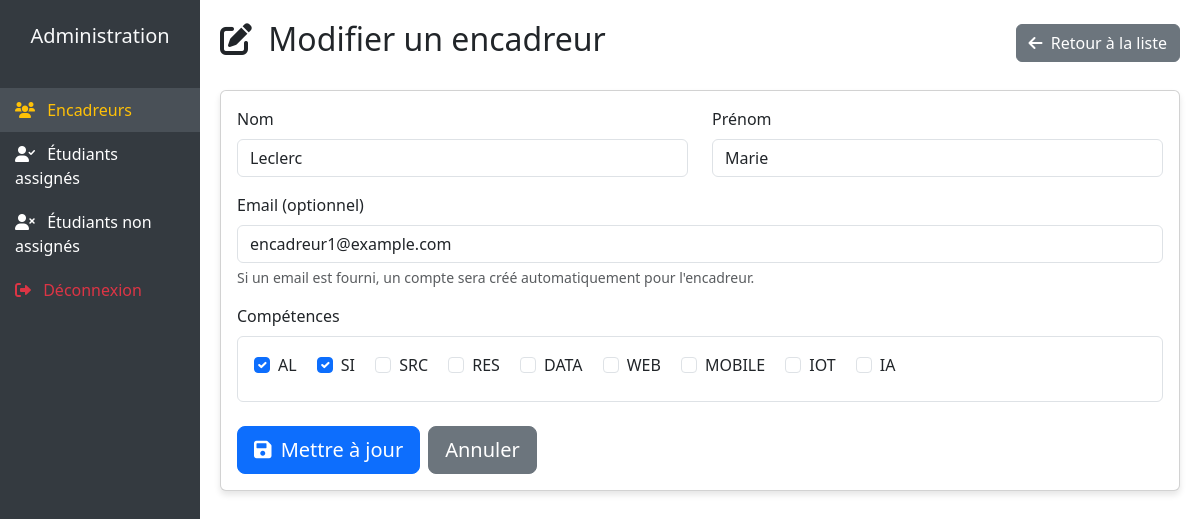
/index.php?controller=admin&action=editEncadreur&id=1 (signed in), run on the app's committed database.
### tables this page shows
CREATE TABLE IF NOT EXISTS encadreurs (
  id INT PRIMARY KEY AUTO_INCREMENT,
  nom VARCHAR(50) NOT NULL,
  prenom VARCHAR(50) NOT NULL,
  email VARCHAR(100) DEFAULT NULL,
  competences VARCHAR(255) DEFAULT NULL,
  mot_de_passe VARCHAR(255) DEFAULT NULL,
  date_creation DATETIME DEFAULT CURRENT_TIMESTAMP
);

### controllers/AdminController.php (called while the page is built, shortened)
<?php
require_once 'models/encadreur.php';
class AdminController {
    public function editEncadreur() {
        $id = filter_input(INPUT_GET, 'id', FILTER_VALIDATE_INT);
        try {
            $encadreur = Encadreur::getById($id);
            require 'views/admin/encadreur_form.php';
        } catch (Exception $e) {
            $_SESSION['flash_message'] = "Erreur: " . $e->getMessage();
            header('Location: index.php?controller=admin&action=encadreurs');
            exit;
        }
    }
}
?>

### models/encadreur.php (called while the page is built, shortened)
<?php
class Encadreur {
    public static function getById($id) {
        $db = Database::getConnection();
        $stmt = $db->prepare("SELECT * FROM encadreurs WHERE id = ?");
        $stmt->execute([$id]);
        $encadreur = $stmt->fetch(PDO::FETCH_ASSOC);
        return $encadreur;
    }
}

### views/admin/encadreur_form.php (the view, shortened to what this page needs)
<!DOCTYPE html>
<html lang="fr">
<head>
    <link href="https://cdn.jsdelivr.net/npm/bootstrap@5.3.0/dist/css/bootstrap.min.css" rel="stylesheet">
    <link rel="stylesheet" href="https://cdnjs.cloudflare.com/ajax/libs/font-awesome/6.0.0/css/all.min.css">
</head>
<body>
    <div class="container-fluid">
        <div class="row">
            <div class="col-md-3 col-lg-2 sidebar p-0">
                <div class="text-center py-4 mb-3">
                    <h5 class="text-light mb-0">Administration</h5>
                </div>
                <ul class="nav flex-column">
                    <li class="nav-item">
                        <a href="index.php?controller=admin&action=encadreurs" class="nav-link active">
                            <i class="fas fa-users me-2"></i> Encadreurs
                        </a>
                    </li>
                    <li class="nav-item">
                        <a href="index.php?controller=admin&action=assignedStudents" class="nav-link">
                            <i class="fas fa-user-check me-2"></i> Étudiants assignés
                        </a>
                    </li>
                    <li class="nav-item">
                        <a href="index.php?controller=admin&action=unassignedStudents" class="nav-link">
                            <i class="fas fa-user-times me-2"></i> Étudiants non assignés
                        </a>
                    </li>
                    <li class="nav-item">
                        <a href="index.php?controller=auth&action=logout" class="nav-link text-danger">
                            <i class="fas fa-sign-out-alt me-2"></i> Déconnexion
                        </a>
                    </li>
                </ul>
            </div>
            <div class="col-md-9 col-lg-10 content">
                <div class="d-flex justify-content-between align-items-center mb-4">
                    <h2>
                        <i class="fas fa-<?= isset($encadreur) ? "edit" : "plus" ?> me-2"></i>
                        <?= isset($encadreur) ? "Modifier un encadreur" : "Ajouter un encadreur" ?>
                    </h2>
                    <a href="index.php?controller=admin&action=encadreurs" class="btn btn-secondary">
                        <i class="fas fa-arrow-left me-1"></i> Retour à la liste
                    </a>
                </div>
                <div class="card">
                    <div class="card-body">
                        <form method="POST" action="index.php?controller=admin&action=<?= isset($encadreur) ? 'updateEncadreur' : 'addEncadreur' ?>">
                            <div class="row mb-3">
                                <div class="col-md-6">
                                    <label for="nom" class="form-label">Nom</label>
                                    <input type="text" class="form-control" name="nom" id="nom"
                                           value="<?= htmlspecialchars($encadreur['nom'] ?? '') ?>" required>
                                </div>
                                <div class="col-md-6">
                                    <label for="prenom" class="form-label">Prénom</label>
                                    <input type="text" class="form-control" name="prenom" id="prenom"
                                           value="<?= htmlspecialchars($encadreur['prenom'] ?? '') ?>" required>
                                </div>
                            </div>
                            <div class="mb-3">
                                <label for="email" class="form-label">Email (optionnel)</label>
                                <input type="email" class="form-control" name="email" id="email"
                                       value="<?= htmlspecialchars($encadreur['email'] ?? '') ?>">
                                <div class="form-text">
                                    Si un email est fourni, un compte sera créé automatiquement pour l'encadreur.
                                </div>
                            </div>
                            <div class="mb-4">
                                <label class="form-label">Compétences</label>
                                <div class="border rounded p-3">
                                    <?php
                                    $selected = isset($encadreur) ? explode(',', $encadreur['competences']) : [];
                                    $allSkills = ['AL', 'SI', 'SRC', 'RES', 'DATA', 'WEB', 'MOBILE', 'IOT', 'IA'];
                                    foreach ($allSkills as $skill):
                                    ?>
                                        <div class="form-check form-check-inline mb-2">
                                            <input class="form-check-input" type="checkbox" name="competences[]"
                                                   value="<?= $skill ?>" id="skill-<?= $skill ?>"
                                                   <?= in_array($skill, $selected) ? 'checked' : '' ?>>
                                            <label class="form-check-label" for="skill-<?= $skill ?>"><?= $skill ?></label>
                                        </div>
                                    <?php endforeach; ?>
                                </div>
                            </div>
                            <div class="d-grid gap-2 d-md-flex">
                                <button type="submit" class="btn btn-primary btn-lg">
                                    <i class="fas fa-save me-1"></i>
                                    <?= isset($encadreur) ? 'Mettre à jour' : 'Ajouter' ?>
                                </button>
                                <a href="index.php?controller=admin&action=encadreurs" class="btn btn-secondary btn-lg">
                                    Annuler
                                </a>
                            </div>
                        </form>
                    </div>
                </div>
            </div>
        </div>
    </div>
</body>
</html>

### views/admin/encadreur_form.php (style rules this page uses)
.sidebar { min-height: 100vh; background-color: #343a40; color: white; }
.sidebar a { color: white; text-decoration: none; padding: 10px 15px; display: block; transition: all 0.3s; }
.sidebar a:hover, .sidebar a.active { background-color: #495057; color: #ffc107; }
.content { padding: 20px; }
.card { margin-bottom: 20px; box-shadow: 0 4px 6px rgba(0,0,0,.1); }

### data on the page
encadreurs: nom "Leclerc", prenom "Marie", email "encadreur1@example.com", competences "☑"

### other printed values
$skill "AL"
$skill "SI"
$skill "SRC"
$skill "RES"
$skill "DATA"
$skill "WEB"
$skill "MOBILE"
$skill "IOT"
$skill "IA"
